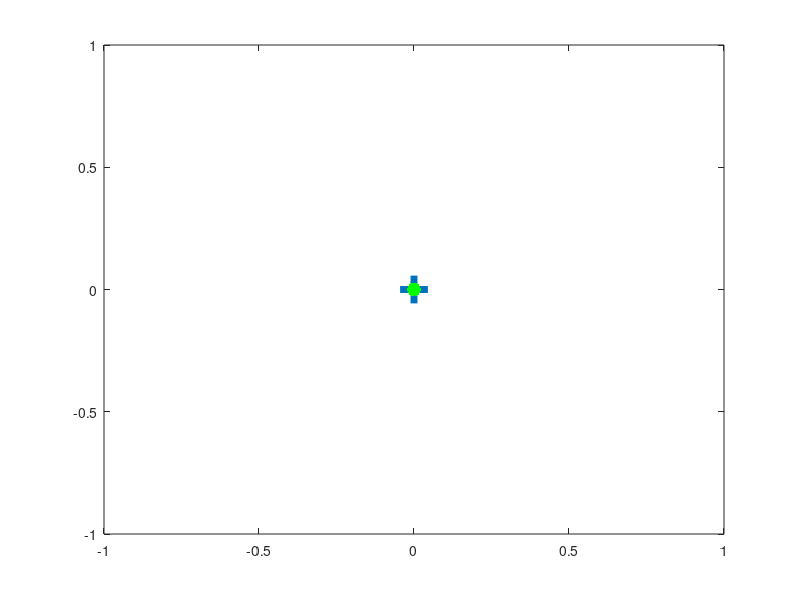

Write MATLAB code to recreate this figure. (Note: this script raises an error after producing the figure.)
%--------------Dynamic Plotting--------------
% Video of the double pendulum
% Create the markers representing the pendulum which will 
% vary according to calculated positions
figure(1)
h=plot(0,0,'MarkerSize',20,'Marker','+','LineWidth',5); %the BC
hold on
h1=plot(0,0,'MarkerSize',30,'Marker','.','LineWidth',2,'Color','g'); %the masses
hold off
%configure the axis to slightly larger than the lines for a suitable
%animation space
range=1.1*(l1+l2); axis([-range range -range range]); axis square;
title('Pendulum Animation')
xlabel('x displacement'); ylabel('y displacement');
set(gca,'nextplot','replacechildren');  %line to fresh each plot

for i=1:length(theta1)-1
    if (ishandle(h1)==1) %check figure is plotting
        %x cordinate of mass 1 and 2 at current time step
        Xcoord=[0,l1*sin(theta1(i)),l1*sin(theta1(i))+l2*sin(theta2(i))];
        %y cordinate of mass 1 and 2 at current time step
        Ycoord=[0,l1*cos(theta1(i)),l1*cos(theta1(i))+l2*cos(theta2(i))];
        %update markers to reflect x and y cords
        set(h1,'XData',Xcoord,'YData',Ycoord);
        drawnow;
        %get current figure (gcf) and save to the movie 'F'
    end
    F(i) = getframe(gcf);
end